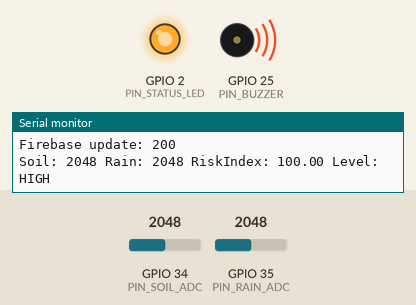
Recording of a sketch running on a simulated ESP32. Shown: output pins drawn as LEDs (lit = HIGH), buzzer (waves = sounding), the last lines printed to the serial monitor. The inputs (shaded band) are chosen by the test bench; at power-on: GPIO 34 (PIN_SOIL_ADC) = 2048, GPIO 35 (PIN_RAIN_ADC) = 2048 (analog values on the 0–4095 scale). WiFi joins after 1.5 s; servers stay silent unless stated; uploads are accepted with an empty reply.

Above: at 2.7 s.
2.8 s: GPIO 34 (PIN_SOIL_ADC) set to 2933
4.3 s: GPIO 34 (PIN_SOIL_ADC) set to 3063
At 5.7 s:
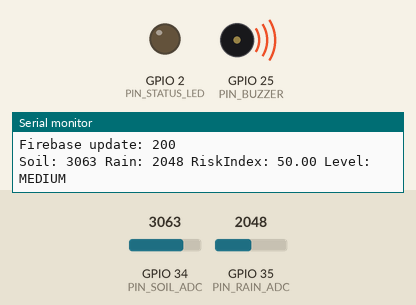
At 7.1 s:
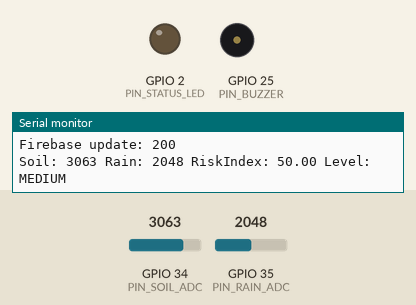
7.3 s: GPIO 35 (PIN_RAIN_ADC) set to 2927
8.8 s: GPIO 35 (PIN_RAIN_ADC) set to 3068
Timing chart, 0 to 11.8 s (numbered marks = the images above; inputs shaded):
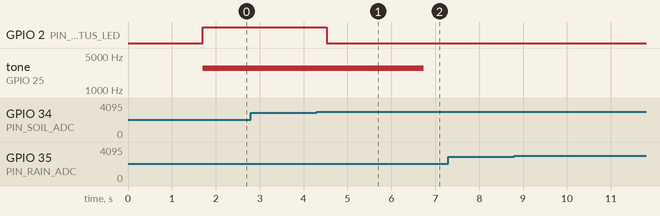

The sketch:

esp32-sensor.ino
```cpp
#include <WiFi.h>
#include <WiFiClientSecure.h>
#include <HTTPClient.h>

// WiFi
#define WIFI_SSID "ishan"
#define WIFI_PASSWORD "ishan123"

// Firebase RTDB (REST)
const char *FIREBASE_DB_URL =
  "https://highway-123e3-default-rtdb.asia-southeast1.firebasedatabase.app";

// Pins (ESP32-WROOM-32)
const int PIN_SOIL_ADC  = 34; // ADC1_CH6 (analog only)
const int PIN_RAIN_ADC  = 35; // ADC1_CH7 (analog only)
const int PIN_STATUS_LED = 2; // optional
const int PIN_BUZZER = 25;    // passive buzzer

// Buzzer config
const int BUZZER_CHANNEL = 0;
const int BUZZER_FREQ = 2800;               // loud alarm tone
const int BUZZER_RESOLUTION = 8;
const unsigned long BUZZER_MS = 5000;       // ring for 5 seconds
unsigned long buzzerUntil = 0;
bool buzzerOn = false;
bool wasHigh = false;

// Thresholds & weights (loaded from RTDB)
struct Thresholds {
  int soilMin = 1200;
  int soilMax = 3200;
  int rainMin = 800;
  int rainMax = 3200;
  int activeThreshold = 3000;
  float wS = 0.5;
  float wR = 0.5;
  int lowThreshold = 40;
  int highThreshold = 70;
} thresholds;

unsigned long lastConfigSync = 0;
unsigned long lastLoop = 0;
const unsigned long CONFIG_SYNC_MS = 5000;
const unsigned long LOOP_MS = 0;          // no intentional sensor loop delay

int mapClamp(int val, int inMin, int inMax, int outMin, int outMax) {
  if (inMax <= inMin) return outMin;
  if (val < inMin) val = inMin;
  if (val > inMax) val = inMax;
  long mapped = (long)(val - inMin) * (outMax - outMin) / (inMax - inMin) + outMin;
  return (int)mapped;
}

void syncThresholds() {
  // REST read omitted in this version (keep defaults)
}

void setup() {
  Serial.begin(115200);
  pinMode(PIN_STATUS_LED, OUTPUT);
  digitalWrite(PIN_STATUS_LED, LOW);
  pinMode(PIN_BUZZER, OUTPUT);
  ledcSetup(BUZZER_CHANNEL, BUZZER_FREQ, BUZZER_RESOLUTION);
  ledcAttachPin(PIN_BUZZER, BUZZER_CHANNEL);
  ledcWrite(BUZZER_CHANNEL, 0);

  analogReadResolution(12);
  analogSetAttenuation(ADC_11db);

  WiFi.mode(WIFI_STA);
  WiFi.begin(WIFI_SSID, WIFI_PASSWORD);
  while (WiFi.status() != WL_CONNECTED) {
    Serial.print(".");
    delay(300);
  }
  Serial.println("\nWiFi connected");

  Serial.println("Firebase REST: initialized");

  // Immediate first publish
  lastLoop = 0;
}

void loop() {
  unsigned long now = millis();

  if (now - lastConfigSync >= CONFIG_SYNC_MS) {
    lastConfigSync = now;
    syncThresholds();
  }

  if (now - lastLoop < LOOP_MS) return;
  lastLoop = now;

  int soilRaw = analogRead(PIN_SOIL_ADC);
  int rainRaw = analogRead(PIN_RAIN_ADC);

  int soilScore = 100 - mapClamp(soilRaw, thresholds.soilMin, thresholds.soilMax, 0, 100);
  int rainScore = 100 - mapClamp(rainRaw, thresholds.rainMin, thresholds.rainMax, 0, 100);

  bool soilActive = soilRaw < thresholds.activeThreshold;
  bool rainActive = rainRaw < thresholds.activeThreshold;

  String riskLevel = "LOW";
  float riskIndex = 0;
  if (soilActive && rainActive) {
    riskLevel = "HIGH";
    riskIndex = 100;
  } else if (soilActive || rainActive) {
    riskLevel = "MEDIUM";
    riskIndex = 50;
  } else {
    riskLevel = "LOW";
    riskIndex = 0;
  }

  String payload = "{";
  payload += "\"soil\":" + String(soilRaw) + ",";
  payload += "\"rain\":" + String(rainRaw) + ",";
  payload += "\"riskIndex\":" + String(riskIndex, 2) + ",";
  payload += "\"riskLevel\":\"" + riskLevel + "\",";
  payload += "\"timestampMs\":" + String((unsigned long)millis());
  payload += "}";

  if (WiFi.status() == WL_CONNECTED) {
    WiFiClientSecure client;
    client.setInsecure();
    HTTPClient http;
    String url = String(FIREBASE_DB_URL) + "/live/sensor.json";
    http.begin(client, url);
    http.addHeader("Content-Type", "application/json");
    int code = http.PUT(payload);
    Serial.print("Firebase update: ");
    Serial.println(code);
    String body = http.getString();
    if (body.length()) {
      Serial.print("Firebase response: ");
      Serial.println(body);
    }
    http.end();
  }

  // Trigger a 5-second alarm when entering HIGH risk.
  bool isHigh = (riskLevel == "HIGH");
  if (isHigh && !wasHigh) {
    buzzerUntil = now + BUZZER_MS;
  }
  wasHigh = isHigh;

  if (now < buzzerUntil) {
    if (!buzzerOn) {
      ledcWriteTone(BUZZER_CHANNEL, BUZZER_FREQ);
      buzzerOn = true;
    }
  } else if (buzzerOn) {
    ledcWrite(BUZZER_CHANNEL, 0);
    buzzerOn = false;
  }

  digitalWrite(PIN_STATUS_LED, riskLevel == "HIGH" ? HIGH : LOW);
  Serial.print("Soil: "); Serial.print(soilRaw);
  Serial.print(" Rain: "); Serial.print(rainRaw);
  Serial.print(" RiskIndex: "); Serial.print(riskIndex);
  Serial.print(" Level: "); Serial.println(riskLevel);
}
```

Measured:
- the behaviour switches between 2999 and 3000 on GPIO 34 (PIN_SOIL_ADC) (found by bisection; images 0 and 1)
- after the input at 4.3 s, GPIO 2 (PIN_STATUS_LED): HIGH → LOW after 0.22 s
